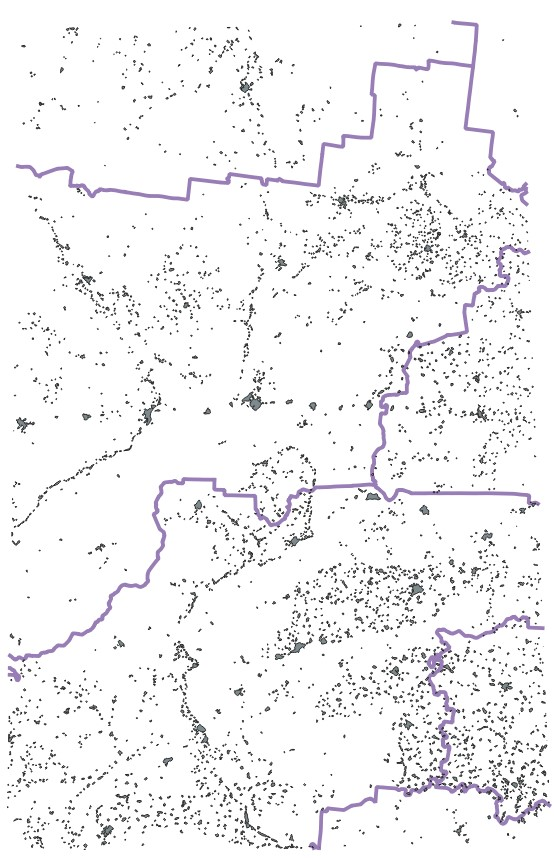
#> input picture 039.jpg, 554 x 858 px, found by its file name
$ python sift.py
#> lines starting #> are read from the running program, lines starting #| are printed output that depends on the picture
import cv2
import os
import numpy as np
from PIL import Image

img_1 = np.array(Image.open("E:/Никита/ИС-118/Диплом/VKR/039.jpg").convert('L'))
img_2 = np.array(Image.open("E:/Никита/ИС-118/Диплом/VKR/135.jpg").convert('L'))
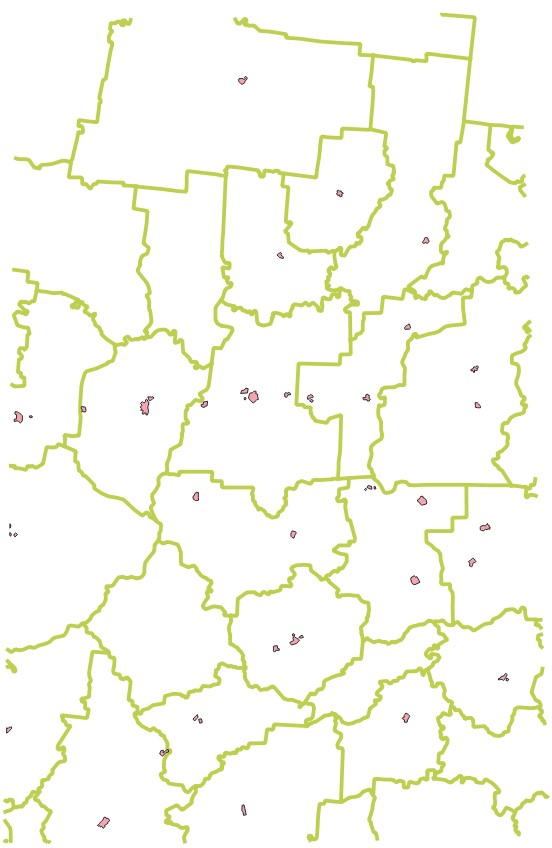
#> input picture 135.jpg, 552 x 848 px, found by its file name
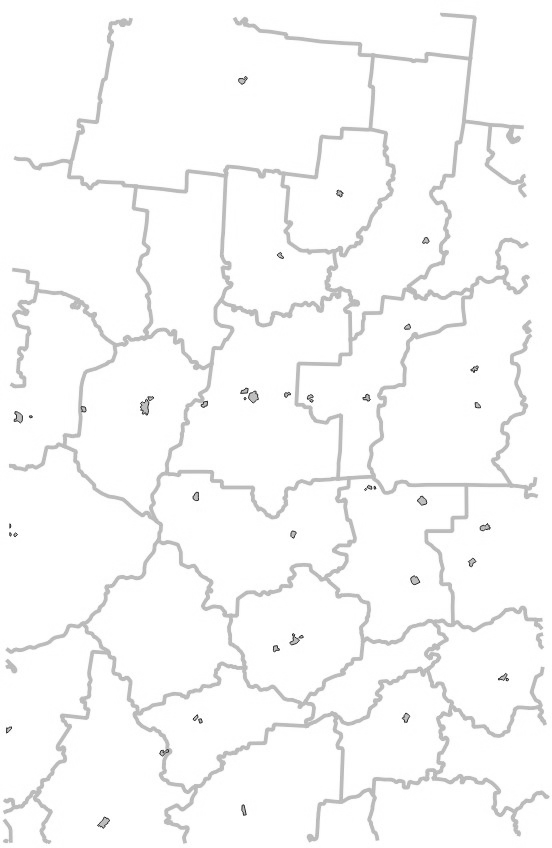
#> img_2: shape (848, 552); min 33, max 255, mean 249.2

# [31 lines of commented-out code are left out]
sift = cv2.xfeatures2d.SIFT_create()

#> (the run stopped early here; a loop or call above may not have finished)
